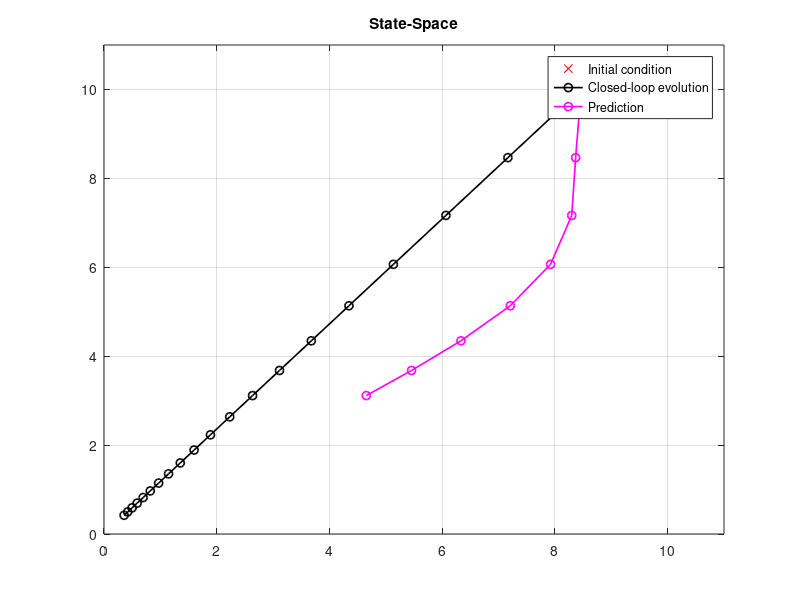

Here is the MATLAB script that generated this plot:
%%%%%%%%%%%%%%%%%%%%%%%%%%%%%%%%%%%%%%%%%%%%%%%%%
% EPFL                                          %
% ME-425: Model Predictive Control | Exercise 1 %
%%%%%%%%%%%%%%%%%%%%%%%%%%%%%%%%%%%%%%%%%%%%%%%%%

%% Preliminaries
clc 
close all
clear all

% System dynamics
A = [4/3 -2/3;1 0];
B = [1;0];
C = [-2/3 1];

% Cost matrices
Q = C'*C+0.001*eye(2);
R = 0.001;

%% Prob1 
% Horizon
N = 8;

% Bellman/Riccati recursion
H = Q;
for i = N:-1:1
	K = -(R+B'*H*B)\B'*H*A;
	H = Q + K'*R*K + (A+B*K)'*H*(A+B*K);
		
	% Store the complete time-varying feedback law
    % (necessary to later plot the predictions)
	Kcomp{i} = K;
end

%% Prob2
% Initial condition
x0 = [10; 10];

% Simulation
tmax = 20;
x(:,1) = x0;
for t = 1:tmax
    
    % Always apply the first controller gain 
    % ("receiding horizon fashion")
    u(t) = Kcomp{1}*x(:,t); 
    
    x(:,t+1) = A*x(:,t) + B*u(t);
    y(t) = C*x(:,t);
    
    % Check if the system is diverging ("instability")
    if norm(x(:,t+1),2) > 3*norm(x0,2), error('===> System unstable!'); break; end
    
    t = t+1;
end

%%
% Plotting the state evolution
figure(1)
plot(x0(1),x0(2),'rx'); 
axis([0 11 0 11]); hold on; grid on;
plot(x(1,:),x(2,:),'k-o','LineWidth',1.2);
%%

% Calculating and plotting the prediction (from x0)
xpred(:,1) = x0;
for t=1:N, xpred(:,t+1) = A*x(:,t) + B*(Kcomp{t}*x(:,t)); end
plot(xpred(1,:),xpred(2,:),'m-o','LineWidth',1.2);

legend('Initial condition','Closed-loop evolution','Prediction');
title('State-Space');

%% Prob3
% Computing the infinite horizon LQR
[Kih,~,~] = dlqr(A,B,Q,R,[]);
% Reversing its sign (see help dlqr)
Kih = -Kih; 

% Comparing costs
tmax = 1000;
xfh(:,1) = x0;
xih(:,1) = x0;
for t = 1:tmax
    
    ufh(t) = Kcomp{1}*xfh(:,t);
    uih(t) = Kih*xih(:,t);
    
    xfh(:,t+1) = A*xfh(:,t) + B*ufh(t);
    xih(:,t+1) = A*xih(:,t) + B*uih(t);
    
    lfh(t) = xfh(:,t)'*Q*xfh(:,t) + ufh(t)'*R*ufh(t);
    lih(t) = xih(:,t)'*Q*xih(:,t) + uih(t)'*R*uih(t);
    
    t = t + 1;
end
lfh(t+1) = xfh(:,t)'*Q*xfh(:,t);
lih(t+1) = xih(:,t)'*Q*xih(:,t);

% Final costs = sum of stage costs
Vfh = sum(lfh);
Vih = sum(lih);

disp(['Finite horizon cost (with N=' num2str(N) '): ' num2str(Vfh)])
disp(['Infinite horizon cost: ' num2str(Vih)])

% EOF